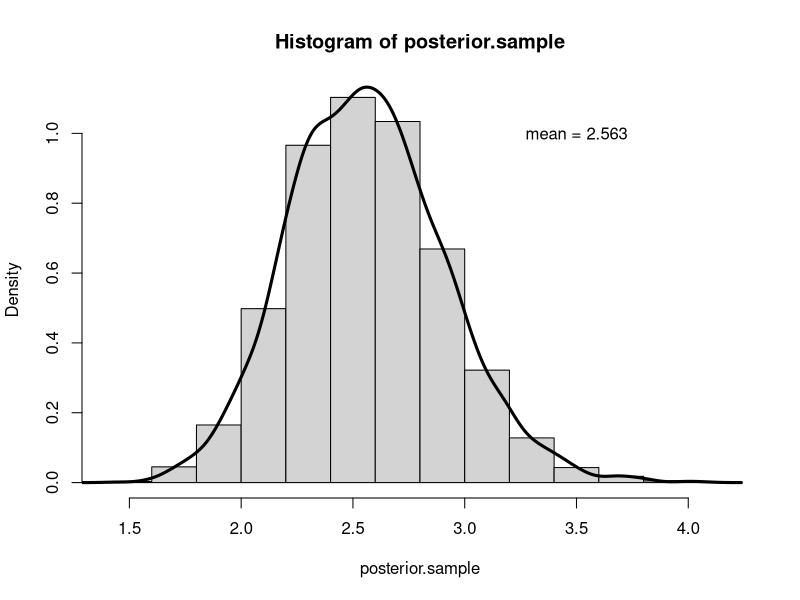
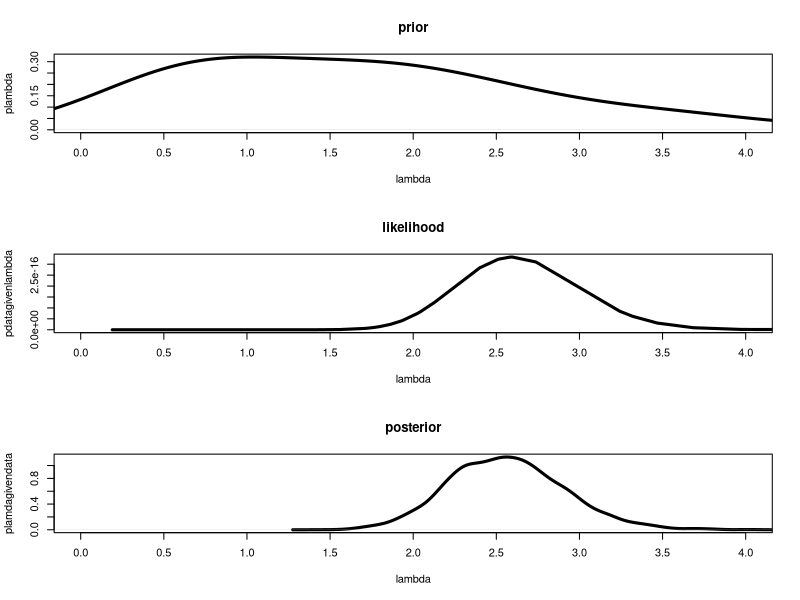

Write the R code that produced these figures, in order.
set.seed(1)

# original data
particle_count <- c(4, 1, 3, 1, 3, 3, 3, 1, 1, 1, 6, 4, 4, 2, 2, 1, 1, 4, 2, 5)

### part (a)

# calculate original mean
orig_mean <- mean(particle_count)
print(sprintf("Original mean: %f", orig_mean))

# length of each bootstrap sample n, number of bootstrap samples, sig level
n <- length(particle_count)
B <- 5000
alpha <- 0.05

# draw B samples of size n with replacement (really one large sample of size B*n)
bss <- sample(particle_count, B*n, replace = TRUE)

# organize sample into a matrix with nrow=B, bcol=n
bss_matrix <- matrix(bss, nrow = B)

# find mean of each sample (row of the matrix) --> this serves as the sampling distribution of the bootsrap sample means
bs_mean <- rowMeans(bss_matrix)

# confidence interval of true parameter from boostrap samples
bci <- quantile(bs_mean, c(alpha/2, 1 - alpha/2))
print(bci)

### part (b)

# posterior dist = gamma(a + sum(data), n + b)
# prior parameters
a <- 2
b <- 1
# posterior parameters
a.posterior <- a + sum(particle_count)
b.posterior <- n + b
theoretical.mean <- a.posterior/b.posterior

# sample from the posterior distribution, find simulated mean
posterior.sample <- rgamma(5000, a.posterior, b.posterior)
posterior.sample.mean <- mean(posterior.sample)
print(sprintf("posterior simulated mean = %f", posterior.sample.mean))

# create gamma distribution of the prior, lambda, using parameters a=2,b=1 so that mean=variance=2
#lambda = seq(from = 0.1, to = 5.0, by = 0.1)
#plambda <- dgamma(lambda, a, b)
lambda <- rgamma(50, a, b)
plambda <- density(lambda) # a=2, b=1
prior.mean <- mean(lambda)
prior.sd <- sd(lambda)
# number of observations = n

# calculate likelihood, a poisson distribution given the prior lambda
likelihood <- function(data, parameter) {
  likelihood <- 1
  for (i in 1:length(data)) {
    likelihood = likelihood*dpois(data[i], parameter)
  }
  return(likelihood)
}
pdatagivenlambda <- likelihood(particle_count, sort(lambda))

# calculate posterior, by conjugate model we use a beta distribution with alpha=sum of data, beta=n+1
#plambdagivendata <- dgamma(lambda, a.posterior, b.posterior)
#posterior.sample <- rgamma(5000, a.posterior, b.posterior)
plambdagivendata <- density(posterior.sample)

par(mfrow = c(1,1))
hist(posterior.sample, freq = FALSE)
hist.text <- sprintf("mean = %s", round(posterior.sample.mean, 3))
text(3.5, 1, hist.text)
#posterior.hist$counts <- posterior.hist$counts/sum(posterior.hist$counts)
#plot(posterior.hist, ylim = c(0, 5), ylab = 'probability', main = "Posterior Distribution")
lines(plambdagivendata, lwd = '3')

# plot prior, likelihood, posterior
par(mfrow = c(3,1))
plot(plambda, type = 'l', lwd = 3, main = "prior", xlab = 'lambda', 
     xlim = c(0.0,4.0), ylab = 'plambda', xaxt = 'n')
axis(side = 1, at = seq(0, 4.0, 0.5))
plot(sort(lambda), pdatagivenlambda, main = "likelihood", type = 'l', 
      lwd = 3, xlab = 'lambda', xlim = c(0.0,4.0), xaxt = 'n')
axis(side = 1, at = seq(0, 4.0, 0.5))
plot(plambdagivendata, type = 'l', lwd = 3, main = "posterior",  
     xlab = 'lambda', xlim = c(0, 4.0), ylab = 'plamdagivendata', xaxt = 'n')
axis(side = 1, at = seq(0, 4.0, 0.5))



